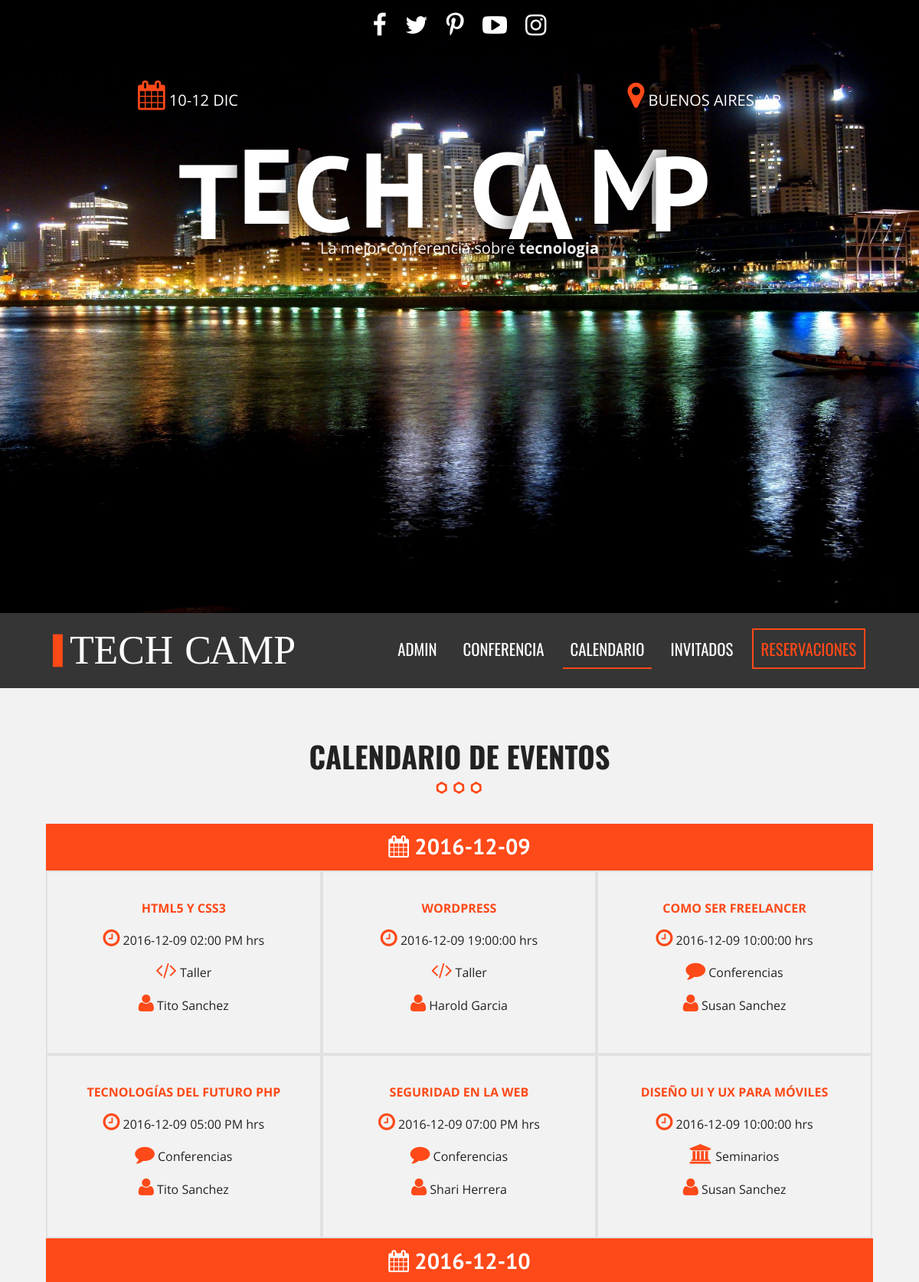
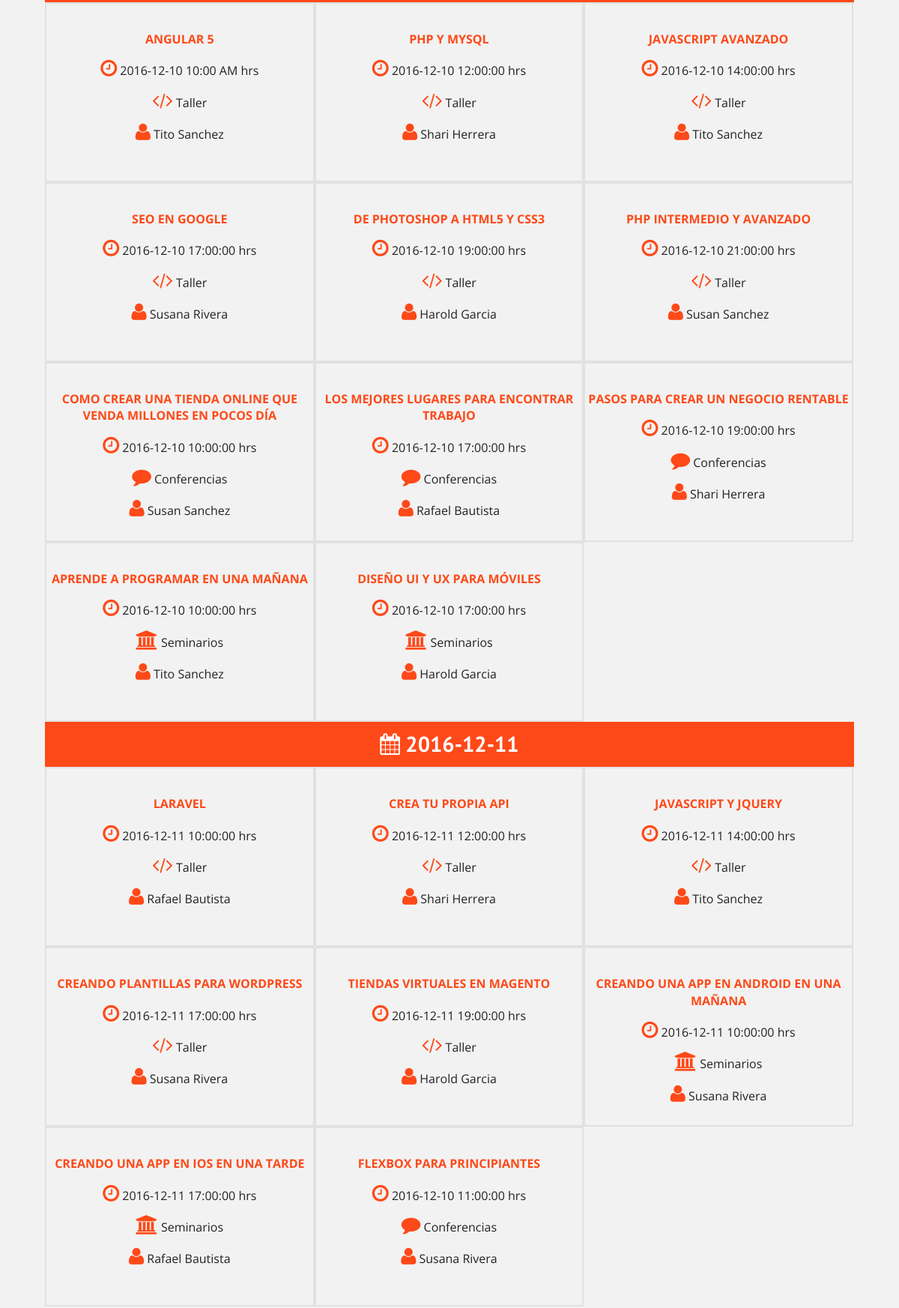
Page /calendario.php (upper part) on the committed database (2 pictures, top to bottom).
### tables this page shows
CREATE TABLE `eventos` (
  `evento_id` tinyint(10) NOT NULL AUTO_INCREMENT,
  `nombre_evento` varchar(60) NOT NULL,
  `fecha_evento` date NOT NULL,
  `hora_evento` varchar(10) NOT NULL,
  `id_cat_evento` tinyint(10) NOT NULL,
  `id_inv` tinyint(4) NOT NULL,
  `clave` varchar(10) NOT NULL,
  PRIMARY KEY (`evento_id`),
  KEY `id_cat_evento` (`id_cat_evento`),
  KEY `id_inv` (`id_inv`),
  CONSTRAINT `eventos_ibfk_1` FOREIGN KEY (`id_cat_evento`) REFERENCES `categoria_evento` (`id_categoria`),
  CONSTRAINT `eventos_ibfk_2` FOREIGN KEY (`id_inv`) REFERENCES `invitados` (`invitado_id`)
);

CREATE TABLE `invitados` (
  `invitado_id` tinyint(4) NOT NULL AUTO_INCREMENT,
  `nombre_invitado` varchar(30) NOT NULL,
  `apellido_invitado` varchar(30) NOT NULL,
  `descripcion` text NOT NULL,
  `url_imagen` varchar(50) NOT NULL,
  `editado` datetime NOT NULL,
  PRIMARY KEY (`invitado_id`)
);

### calendario.php (the view, shortened to what this page needs)
<?php include_once 'includes/templates/header.php'; ?>
        <section class="seccion contenedor">
              <h2>Calendario de Eventos</h2>
              <?php
                  try {
                    require_once('includes/funciones/bd_conexion.php');
                    $sql = "SELECT evento_id, nombre_evento, fecha_evento, hora_evento, cat_evento, nombre_invitado, apellido_invitado ";
                    $sql .= "FROM eventos ";
                    $sql .= "INNER JOIN categoria_evento ";
                    $sql .= "ON eventos.id_cat_evento=categoria_evento.id_categoria ";
                    $sql .= "INNER JOIN invitados ";
                    $sql .= "ON eventos.id_inv=invitados.invitado_id ";
                    $sql .= "ORDER BY evento_id ";
                    $resultado = $conn->query($sql);
                  } catch (Exception $e) {
                    $error = $e->getMessage();
                  }
               ?>
               <div class="calendario">
               <?php while($eventos = $resultado->fetch_all(MYSQLI_ASSOC) ) { ?>
                     <?php $dias = array(); ?>
                     <?php foreach($eventos as $evento) {
                        $dias[] = $evento['fecha_evento'];
                     } ?>
                     <?php $dias = array_values(array_unique($dias)) ?>
                     <?php $contador = 0; ?>
                     <?php foreach($eventos as $evento): ?>
                            <?php $dia_actual = $evento['fecha_evento']; ?>
                            <?php if($dia_actual == $dias[$contador]): ?>
                                  <h3>
                                        <i class="fa fa-calendar" aria-hidden="true"></i>
                                        <?php echo $evento['fecha_evento']; ?>
                                  </h3>
                                  <?php $contador++; ?>
                            <?php endif; ?>
                           <div class="dia">
                                 <p class="titulo"><?php echo $evento['nombre_evento']; ?></p>
                                 <p class="hora"><i class="fa fa-clock-o" aria-hidden="true"></i> <?php echo $evento['fecha_evento'] . " " . $evento['hora_evento'] . " hrs"; ?>
                                <p>
                                      <?php $categoria_evento = $evento['cat_evento']; ?>
                                      <?php
                                      switch ($categoria_evento) {
                                        case 'Talleres':
                                          echo '<i class="fa fa-code" aria-hidden="true"></i> Taller';
                                          break;
                                        case 'Conferencia':
                                          echo '<i class="fa fa-comment" aria-hidden="true"></i> Conferencias';
                                          break;
                                        case 'Seminario':
                                          echo '<i class="fa fa-university" aria-hidden="true"></i> Seminarios';
                                          break;
                                          }
                                       ?>
                                 </p>
                                <p><i class="fa fa-user" aria-hidden="true"></i>
                                      <?php echo $evento['nombre_invitado'] . " " . $evento['apellido_invitado']; ?>
                                </p>
                           </div>
                     <?php endforeach; ?>
                 </div>
                <?php } ?>
        </section>
    <?php include_once 'includes/templates/footer.php'; ?>

### css/main.css (style rules this page uses)
html { color: #222; font-size: 1em; line-height: 1.4; }
html { box-sizing: border-box; }
*,*:before,*:after { box-sizing: inherit; }
body { background-color: #f2f2f2; font-family: 'Open Sans', sans-serif; }
.contenedor { width: 98%; margin:0 auto; }
@media only screen and (min-width:480px) { .contenedor { width: 95%; } }
@media only screen and (min-width:768px) { .contenedor { width: 90%; } }
@media only screen and (min-width:992px) { .contenedor { width: 90%; max-width: 1100px; } }
.seccion { padding: 30px 0; }
.seccion p { font-size: 1.2em; text-align: center; }
h2 { font-family: 'Oswald', sans-serif; font-size: 2.4em; text-transform: uppercase; text-align: center; }
h2::after { content: ''; margin: 0 auto; background-image: url(../img/separador.png); height: 30px; width: 100px; display: block; }
h3 { font-size: 1.8em; color: #fe4918; font-family: 'PT Sans', sans-serif; margin: 0; }
div.calendario h3 { background-color: #fe4918; clear: both; color: white; text-align: center; padding: 10px 0; }
div.calendario::after { clear: both; display: block; content: ''; }
div.dia { width: 50%; float: left; border: 2px solid #e1e1e1; transition: all .3s ease; }
@media only screen and (min-width:768px) { div.dia { width: 33.3%; min-height: 240px; padding-top: 20px; } }
div.dia p.titulo { color: #fe4918; text-transform: uppercase; font-weight: bold; }
div.dia p { font-size: 1em; }
div.dia i { color: #fe4918; font-size: 1.6em; }

### rows in the picture
eventos: nombre_evento "FLEXBOX PARA PRINCIPIANTES", fecha_evento "2016-12-10", hora_evento "11:00:00", shows "Conferencias", id_inv.nombre_invitado "Susana", id_inv.apellido_invitado "Rivera"
eventos: fecha_evento "2016-12-09", nombre_evento "HTML5 Y CSS3", hora_evento "02:00 PM", shows "Taller", id_inv.nombre_invitado "Tito", id_inv.apellido_invitado "Sanchez"
eventos: nombre_evento "WORDPRESS", fecha_evento "2016-12-09", hora_evento "19:00:00", shows "Taller", id_inv.nombre_invitado "Harold", id_inv.apellido_invitado "Garcia"
eventos: nombre_evento "COMO SER FREELANCER", fecha_evento "2016-12-09", hora_evento "10:00:00", shows "Conferencias", id_inv.nombre_invitado "Susan", id_inv.apellido_invitado "Sanchez"
eventos: nombre_evento "TECNOLOGÍAS DEL FUTURO PHP", fecha_evento "2016-12-09", hora_evento "05:00 PM", shows "Conferencias", id_inv.nombre_invitado "Tito", id_inv.apellido_invitado "Sanchez"
eventos: nombre_evento "SEGURIDAD EN LA WEB", fecha_evento "2016-12-09", hora_evento "07:00 PM", shows "Conferencias", id_inv.nombre_invitado "Shari", id_inv.apellido_invitado "Herrera"
eventos: nombre_evento "DISEÑO UI Y UX PARA MÓVILES", fecha_evento "2016-12-09", hora_evento "10:00:00", shows "Seminarios", id_inv.nombre_invitado "Susan", id_inv.apellido_invitado "Sanchez"
eventos: fecha_evento "2016-12-10", nombre_evento "ANGULAR 5", hora_evento "10:00 AM", shows "Taller", id_inv.nombre_invitado "Tito", id_inv.apellido_invitado "Sanchez"
eventos: nombre_evento "PHP Y MYSQL", fecha_evento "2016-12-10", hora_evento "12:00:00", shows "Taller", id_inv.nombre_invitado "Shari", id_inv.apellido_invitado "Herrera"
eventos: nombre_evento "JAVASCRIPT AVANZADO", fecha_evento "2016-12-10", hora_evento "14:00:00", shows "Taller", id_inv.nombre_invitado "Tito", id_inv.apellido_invitado "Sanchez"
eventos: nombre_evento "SEO EN GOOGLE", fecha_evento "2016-12-10", hora_evento "17:00:00", shows "Taller", id_inv.nombre_invitado "Susana", id_inv.apellido_invitado "Rivera"
eventos: nombre_evento "DE PHOTOSHOP A HTML5 Y CSS3", fecha_evento "2016-12-10", hora_evento "19:00:00", shows "Taller", id_inv.nombre_invitado "Harold", id_inv.apellido_invitado "Garcia"
eventos: nombre_evento "PHP INTERMEDIO Y AVANZADO", fecha_evento "2016-12-10", hora_evento "21:00:00", shows "Taller", id_inv.nombre_invitado "Susan", id_inv.apellido_invitado "Sanchez"
eventos: nombre_evento "COMO CREAR UNA TIENDA ONLINE QUE VENDA MILLONES EN POCOS DÍA", fecha_evento "2016-12-10", hora_evento "10:00:00", shows "Conferencias", id_inv.nombre_invitado "Susan", id_inv.apellido_invitado "Sanchez"
eventos: nombre_evento "LOS MEJORES LUGARES PARA ENCONTRAR TRABAJO", fecha_evento "2016-12-10", hora_evento "17:00:00", shows "Conferencias", id_inv.nombre_invitado "Rafael", id_inv.apellido_invitado "Bautista"
eventos: nombre_evento "PASOS PARA CREAR UN NEGOCIO RENTABLE", fecha_evento "2016-12-10", hora_evento "19:00:00", shows "Conferencias", id_inv.nombre_invitado "Shari", id_inv.apellido_invitado "Herrera"
eventos: nombre_evento "APRENDE A PROGRAMAR EN UNA MAÑANA", fecha_evento "2016-12-10", hora_evento "10:00:00", shows "Seminarios", id_inv.nombre_invitado "Tito", id_inv.apellido_invitado "Sanchez"
eventos: nombre_evento "DISEÑO UI Y UX PARA MÓVILES", fecha_evento "2016-12-10", hora_evento "17:00:00", shows "Seminarios", id_inv.nombre_invitado "Harold", id_inv.apellido_invitado "Garcia"
eventos: fecha_evento "2016-12-11", nombre_evento "LARAVEL", hora_evento "10:00:00", shows "Taller", id_inv.nombre_invitado "Rafael", id_inv.apellido_invitado "Bautista"
eventos: nombre_evento "CREA TU PROPIA API", fecha_evento "2016-12-11", hora_evento "12:00:00", shows "Taller", id_inv.nombre_invitado "Shari", id_inv.apellido_invitado "Herrera"
eventos: nombre_evento "JAVASCRIPT Y JQUERY", fecha_evento "2016-12-11", hora_evento "14:00:00", shows "Taller", id_inv.nombre_invitado "Tito", id_inv.apellido_invitado "Sanchez"
eventos: nombre_evento "CREANDO PLANTILLAS PARA WORDPRESS", fecha_evento "2016-12-11", hora_evento "17:00:00", shows "Taller", id_inv.nombre_invitado "Susana", id_inv.apellido_invitado "Rivera"
eventos: nombre_evento "TIENDAS VIRTUALES EN MAGENTO", fecha_evento "2016-12-11", hora_evento "19:00:00", shows "Taller", id_inv.nombre_invitado "Harold", id_inv.apellido_invitado "Garcia"
eventos: nombre_evento "CREANDO UNA APP EN ANDROID EN UNA MAÑANA", fecha_evento "2016-12-11", hora_evento "10:00:00", shows "Seminarios", id_inv.nombre_invitado "Susana", id_inv.apellido_invitado "Rivera"
eventos: nombre_evento "CREANDO UNA APP EN IOS EN UNA TARDE", fecha_evento "2016-12-11", hora_evento "17:00:00", shows "Seminarios", id_inv.nombre_invitado "Rafael", id_inv.apellido_invitado "Bautista"
